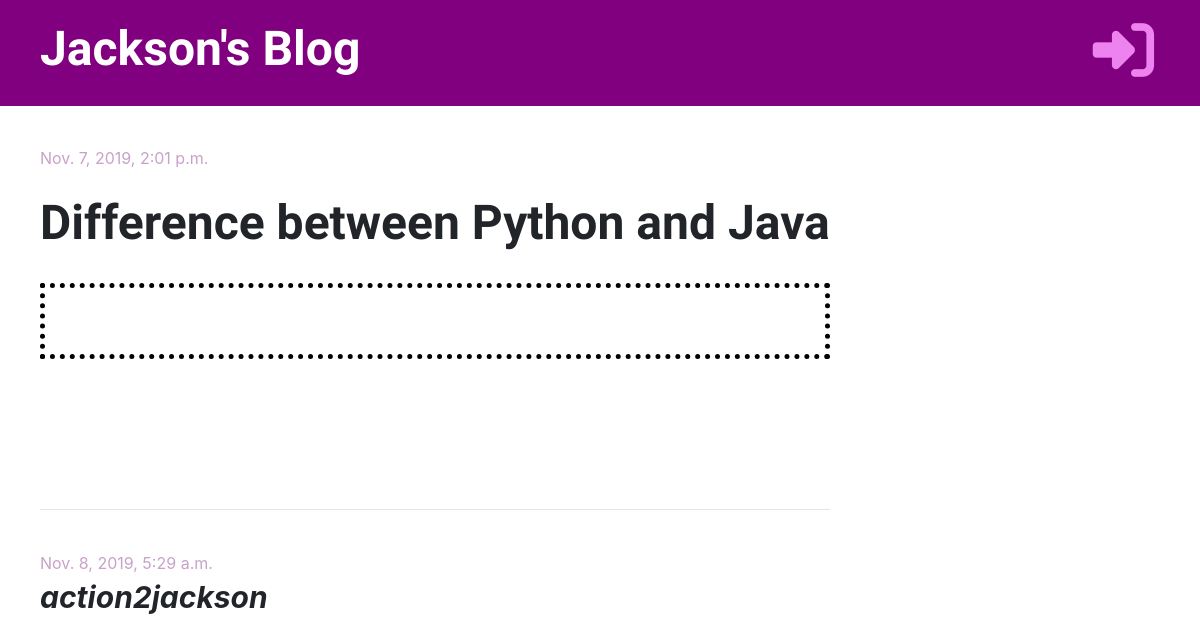
Before: /post/10/ with the older database file.
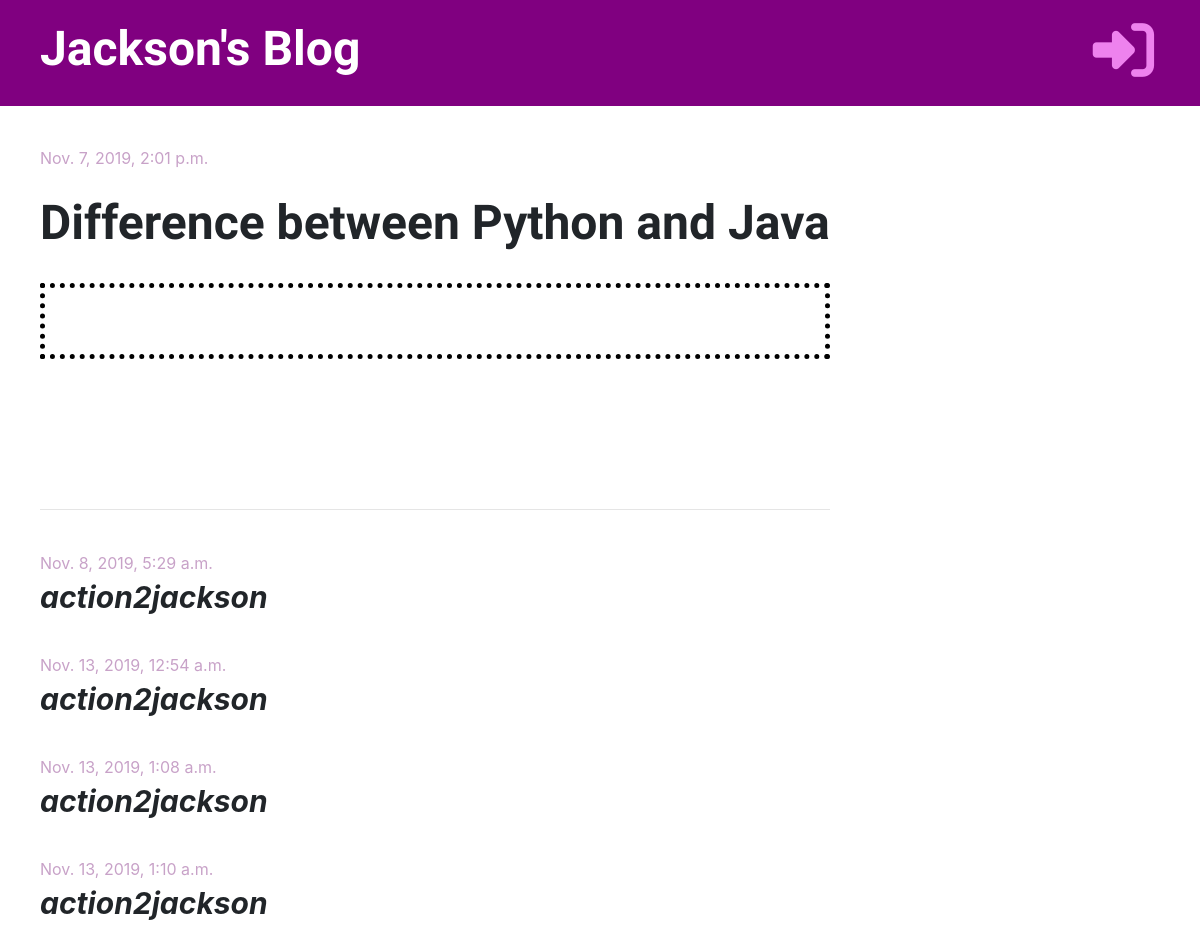
After: the same page with the newer database file.
### blog/models.py (models this page shows, shortened)
class Comment(models.Model):
    post = models.ForeignKey('blog.Post', on_delete=models.CASCADE, related_name='comments')
    author = models.CharField(max_length=200)
    text = models.TextField()
    created_date = models.DateTimeField(default=timezone.now)
    approved = models.BooleanField(default=False)

### blog/views.py (the view)
# urls.py: path('post/<int:pk>/', views.post_detail, name='post_detail'),
def post_detail(request, pk):
    post = get_object_or_404(Post, pk=pk)
    stuff_for_frontend = {'post': post}
    return render(request, 'blog/post_detail.html', stuff_for_frontend)

### blog/templatetags/markdownify.py (called while the page is built)
@register.filter
def markdown(value):
    renderer = HighlightRenderer()
    markdown = mistune.Markdown(renderer=renderer)
    return markdown(value)

### blog/templates/blog/post_detail.html (shortened to what this page needs)
{% extends 'blog/base.html' %}
{% load markdownify %}
{% block content %}
    <div class="post">
        <div style="padding-top: 15px;">
            {% if post.published_date %}
                <div class="date">
                    {{ post.published_date }}
                </div>
            {% else %}
                <a href="{% url 'post_publish' pk=post.pk %}" ><i class="fas fa-upload fa-3x" style="color: #c8a2c8;"></i></a>
            {% endif %}
        </div>
        <br>
        <h1>{{ post.title }}</h1>
        <br>
        <div style="border: 5px dotted black; padding: 25px;">
        </div>
    </div>
    <hr>
    {% for comment in post.comments.all %}
        {% if user.is_authenticated or comment.approved %}
            <div class="comment">
                <p style="margin: auto; color: #c8a2c8; padding-top: 25px;">{{ comment.created_date }}</p>
                <strong><i style="font-size: 30px;">{{ comment.author }}</i></strong>
            </div>
        {% endif %}
    {% empty %}
        <p>No comments yet...</p>
    {% endfor %}
{% endblock %}

Changed rows visible on the page:
added Comment: created_date "Nov. 13, 2019, 12:54 a.m.", author "action2jackson"
added Comment: created_date "Nov. 13, 2019, 1:08 a.m.", author "action2jackson"
added Comment: created_date "Nov. 13, 2019, 1:10 a.m.", author "action2jackson"
